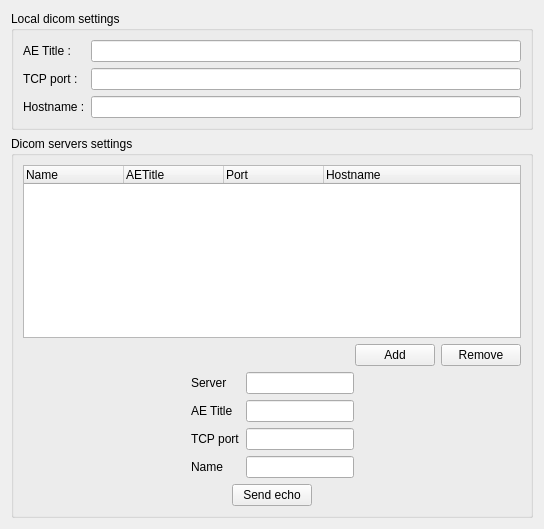
<?xml version="1.0" encoding="UTF-8"?>
<ui version="4.0">
 <class>PreferencesWidget</class>
 <widget class="QWidget" name="PreferencesWidget">
  <property name="geometry">
   <rect>
    <x>0</x>
    <y>0</y>
    <width>544</width>
    <height>529</height>
   </rect>
  </property>
  <property name="windowTitle">
   <string>Form</string>
  </property>
  <layout class="QGridLayout" name="gridLayout">
   <item row="0" column="0">
    <widget class="QGroupBox" name="groupBox">
     <property name="title">
      <string>Local dicom settings</string>
     </property>
     <property name="flat">
      <bool>false</bool>
     </property>
     <layout class="QGridLayout" name="gridLayout_3">
      <item row="0" column="0">
       <layout class="QHBoxLayout" name="horizontalLayout_2">
        <item>
         <layout class="QVBoxLayout" name="verticalLayout_4">
          <item>
           <widget class="QLabel" name="label">
            <property name="text">
             <string>AE Title :</string>
            </property>
           </widget>
          </item>
          <item>
           <widget class="QLabel" name="label_2">
            <property name="text">
             <string>TCP port :</string>
            </property>
           </widget>
          </item>
          <item>
           <widget class="QLabel" name="label_10">
            <property name="text">
             <string>Hostname :</string>
            </property>
           </widget>
          </item>
         </layout>
        </item>
        <item>
         <layout class="QVBoxLayout" name="verticalLayout_3">
          <item>
           <widget class="QLineEdit" name="localAetitleEdit"/>
          </item>
          <item>
           <widget class="QLineEdit" name="localPortEdit"/>
          </item>
          <item>
           <widget class="QLineEdit" name="localHostnameEdit"/>
          </item>
         </layout>
        </item>
       </layout>
      </item>
     </layout>
    </widget>
   </item>
   <item row="1" column="0">
    <widget class="QGroupBox" name="groupBox_3">
     <property name="title">
      <string>Dicom servers settings</string>
     </property>
     <layout class="QGridLayout" name="gridLayout_5">
      <item row="0" column="0">
       <widget class="QTreeWidget" name="treeWidget">
        <property name="expandsOnDoubleClick">
         <bool>true</bool>
        </property>
        <property name="columnCount">
         <number>4</number>
        </property>
        <attribute name="headerCascadingSectionResizes">
         <bool>false</bool>
        </attribute>
        <attribute name="headerHighlightSections">
         <bool>true</bool>
        </attribute>
        <column>
         <property name="text">
          <string>Name</string>
         </property>
        </column>
        <column>
         <property name="text">
          <string>AETitle</string>
         </property>
        </column>
        <column>
         <property name="text">
          <string>Port</string>
         </property>
        </column>
        <column>
         <property name="text">
          <string>Hostname</string>
         </property>
        </column>
       </widget>
      </item>
      <item row="1" column="0">
       <layout class="QHBoxLayout" name="horizontalLayout_4">
        <item>
         <spacer name="horizontalSpacer_2">
          <property name="orientation">
           <enum>Qt::Horizontal</enum>
          </property>
          <property name="sizeHint" stdset="0">
           <size>
            <width>40</width>
            <height>20</height>
           </size>
          </property>
         </spacer>
        </item>
        <item>
         <widget class="QPushButton" name="addButton">
          <property name="text">
           <string>Add</string>
          </property>
         </widget>
        </item>
        <item>
         <widget class="QPushButton" name="removeButton">
          <property name="text">
           <string>Remove</string>
          </property>
         </widget>
        </item>
       </layout>
      </item>
      <item row="2" column="0">
       <layout class="QHBoxLayout" name="horizontalLayout_5">
        <item>
         <spacer name="horizontalSpacer_5">
          <property name="orientation">
           <enum>Qt::Horizontal</enum>
          </property>
          <property name="sizeHint" stdset="0">
           <size>
            <width>40</width>
            <height>20</height>
           </size>
          </property>
         </spacer>
        </item>
        <item>
         <layout class="QVBoxLayout" name="verticalLayout_2">
          <item>
           <widget class="QLabel" name="label_4">
            <property name="sizePolicy">
             <sizepolicy hsizetype="Fixed" vsizetype="Preferred">
              <horstretch>0</horstretch>
              <verstretch>0</verstretch>
             </sizepolicy>
            </property>
            <property name="text">
             <string>Server</string>
            </property>
           </widget>
          </item>
          <item>
           <widget class="QLabel" name="label_5">
            <property name="sizePolicy">
             <sizepolicy hsizetype="Fixed" vsizetype="Preferred">
              <horstretch>0</horstretch>
              <verstretch>0</verstretch>
             </sizepolicy>
            </property>
            <property name="text">
             <string>AE Title</string>
            </property>
           </widget>
          </item>
          <item>
           <widget class="QLabel" name="label_6">
            <property name="sizePolicy">
             <sizepolicy hsizetype="Fixed" vsizetype="Preferred">
              <horstretch>0</horstretch>
              <verstretch>0</verstretch>
             </sizepolicy>
            </property>
            <property name="text">
             <string>TCP port</string>
            </property>
           </widget>
          </item>
          <item>
           <widget class="QLabel" name="label_7">
            <property name="sizePolicy">
             <sizepolicy hsizetype="Fixed" vsizetype="Preferred">
              <horstretch>0</horstretch>
              <verstretch>0</verstretch>
             </sizepolicy>
            </property>
            <property name="text">
             <string>Name</string>
            </property>
           </widget>
          </item>
         </layout>
        </item>
        <item>
         <layout class="QVBoxLayout" name="verticalLayout">
          <item>
           <widget class="QLineEdit" name="serverHostnameEdit">
            <property name="sizePolicy">
             <sizepolicy hsizetype="Fixed" vsizetype="Fixed">
              <horstretch>0</horstretch>
              <verstretch>0</verstretch>
             </sizepolicy>
            </property>
           </widget>
          </item>
          <item>
           <widget class="QLineEdit" name="serverAetitleEdit">
            <property name="sizePolicy">
             <sizepolicy hsizetype="Fixed" vsizetype="Fixed">
              <horstretch>0</horstretch>
              <verstretch>0</verstretch>
             </sizepolicy>
            </property>
           </widget>
          </item>
          <item>
           <widget class="QLineEdit" name="serverPortEdit">
            <property name="sizePolicy">
             <sizepolicy hsizetype="Fixed" vsizetype="Fixed">
              <horstretch>0</horstretch>
              <verstretch>0</verstretch>
             </sizepolicy>
            </property>
           </widget>
          </item>
          <item>
           <widget class="QLineEdit" name="serverNameEdit">
            <property name="sizePolicy">
             <sizepolicy hsizetype="Fixed" vsizetype="Fixed">
              <horstretch>0</horstretch>
              <verstretch>0</verstretch>
             </sizepolicy>
            </property>
           </widget>
          </item>
         </layout>
        </item>
        <item>
         <spacer name="horizontalSpacer_6">
          <property name="orientation">
           <enum>Qt::Horizontal</enum>
          </property>
          <property name="sizeHint" stdset="0">
           <size>
            <width>40</width>
            <height>20</height>
           </size>
          </property>
         </spacer>
        </item>
       </layout>
      </item>
      <item row="3" column="0">
       <layout class="QHBoxLayout" name="horizontalLayout_6">
        <item>
         <spacer name="horizontalSpacer_4">
          <property name="orientation">
           <enum>Qt::Horizontal</enum>
          </property>
          <property name="sizeHint" stdset="0">
           <size>
            <width>40</width>
            <height>20</height>
           </size>
          </property>
         </spacer>
        </item>
        <item>
         <widget class="QPushButton" name="echoButton">
          <property name="text">
           <string>Send echo</string>
          </property>
          <property name="icon">
           <iconset resource="../Resources/qtdcm.qrc">
            <normaloff>:/Images/echo.png</normaloff>:/Images/echo.png</iconset>
          </property>
         </widget>
        </item>
        <item>
         <spacer name="horizontalSpacer_3">
          <property name="orientation">
           <enum>Qt::Horizontal</enum>
          </property>
          <property name="sizeHint" stdset="0">
           <size>
            <width>40</width>
            <height>20</height>
           </size>
          </property>
         </spacer>
        </item>
       </layout>
      </item>
     </layout>
    </widget>
   </item>
  </layout>
 </widget>
 <resources>
  <include location="../Resources/qtdcm.qrc"/>
 </resources>
 <connections/>
</ui>
